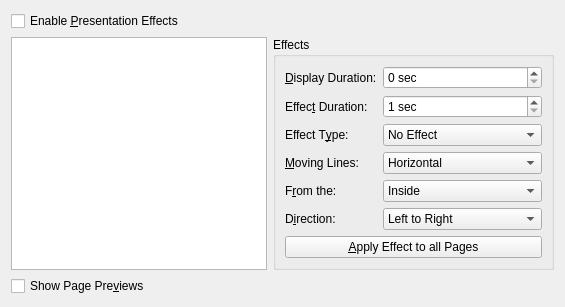
  <widget class="QWidget" name="tabPresentation">
   <attribute name="title">
    <string>E&amp;xtras</string>
   </attribute>
   <layout class="QGridLayout" name="gridLayout_4">
    <item row="0" column="0">
     <widget class="QCheckBox" name="CheckBox10">
      <property name="text">
       <string>Enable &amp;Presentation Effects</string>
      </property>
     </widget>
    </item>
    <item row="1" column="0">
     <widget class="QListWidget" name="Pages"/>
    </item>
    <item row="2" column="0">
     <widget class="QCheckBox" name="PagePrev">
      <property name="text">
       <string>Show Page Pre&amp;views</string>
      </property>
     </widget>
    </item>
    <item row="1" column="1">
     <widget class="QGroupBox" name="Effects">
      <property name="title">
       <string>Effects</string>
      </property>
      <layout class="QGridLayout" name="effectsLayout">
       <item row="5" column="1">
        <widget class="QComboBox" name="EDirection_2_2">
         <property name="editable">
          <bool>false</bool>
         </property>
         <item>
          <property name="text">
           <string>Left to Right</string>
          </property>
         </item>
         <item>
          <property name="text">
           <string>Top to Bottom</string>
          </property>
         </item>
         <item>
          <property name="text">
           <string>Bottom to Top</string>
          </property>
         </item>
         <item>
          <property name="text">
           <string>Right to Left</string>
          </property>
         </item>
         <item>
          <property name="text">
           <string>Top-left to Bottom-Right</string>
          </property>
         </item>
        </widget>
       </item>
       <item row="5" column="0">
        <widget class="QLabel" name="label_15">
         <property name="text">
          <string>D&amp;irection:</string>
         </property>
         <property name="buddy">
          <cstring>EDirection_2_2</cstring>
         </property>
        </widget>
       </item>
       <item row="3" column="0">
        <widget class="QLabel" name="label_13">
         <property name="text">
          <string>&amp;Moving Lines:</string>
         </property>
         <property name="buddy">
          <cstring>EDirection</cstring>
         </property>
        </widget>
       </item>
       <item row="3" column="1">
        <widget class="QComboBox" name="EDirection">
         <property name="editable">
          <bool>false</bool>
         </property>
         <item>
          <property name="text">
           <string>Horizontal</string>
          </property>
         </item>
         <item>
          <property name="text">
           <string>Vertical</string>
          </property>
         </item>
        </widget>
       </item>
       <item row="2" column="1">
        <widget class="QComboBox" name="EffectType">
         <property name="editable">
          <bool>false</bool>
         </property>
         <item>
          <property name="text">
           <string>No Effect</string>
          </property>
         </item>
         <item>
          <property name="text">
           <string>Blinds</string>
          </property>
         </item>
         <item>
          <property name="text">
           <string>Box</string>
          </property>
         </item>
         <item>
          <property name="text">
           <string>Dissolve</string>
          </property>
         </item>
         <item>
          <property name="text">
           <string>Glitter</string>
          </property>
         </item>
         <item>
          <property name="text">
           <string>Split</string>
          </property>
         </item>
         <item>
          <property name="text">
           <string>Wipe</string>
          </property>
         </item>
        </widget>
       </item>
       <item row="4" column="0">
        <widget class="QLabel" name="label_14">
         <property name="text">
          <string>F&amp;rom the:</string>
         </property>
         <property name="buddy">
          <cstring>EDirection_2</cstring>
         </property>
        </widget>
       </item>
       <item row="4" column="1">
        <widget class="QComboBox" name="EDirection_2">
         <property name="editable">
          <bool>false</bool>
         </property>
         <item>
          <property name="text">
           <string>Inside</string>
          </property>
         </item>
         <item>
          <property name="text">
           <string>Outside</string>
          </property>
         </item>
        </widget>
       </item>
       <item row="1" column="0">
        <widget class="QLabel" name="label_11">
         <property name="text">
          <string>Effec&amp;t Duration:</string>
         </property>
         <property name="buddy">
          <cstring>EffectTime</cstring>
         </property>
        </widget>
       </item>
       <item row="2" column="0">
        <widget class="QLabel" name="label_12">
         <property name="text">
          <string>Effect T&amp;ype:</string>
         </property>
         <property name="buddy">
          <cstring>EffectType</cstring>
         </property>
        </widget>
       </item>
       <item row="0" column="0">
        <widget class="QLabel" name="label_10">
         <property name="text">
          <string>&amp;Display Duration:</string>
         </property>
         <property name="buddy">
          <cstring>PageTime</cstring>
         </property>
        </widget>
       </item>
       <item row="1" column="1">
        <widget class="QSpinBox" name="EffectTime">
         <property name="suffix">
          <string> sec</string>
         </property>
         <property name="minimum">
          <number>1</number>
         </property>
         <property name="maximum">
          <number>3600</number>
         </property>
        </widget>
       </item>
       <item row="0" column="1">
        <widget class="QSpinBox" name="PageTime">
         <property name="suffix">
          <string> sec</string>
         </property>
         <property name="minimum">
          <number>0</number>
         </property>
         <property name="maximum">
          <number>3600</number>
         </property>
        </widget>
       </item>
       <item row="6" column="0" colspan="2">
        <widget class="QPushButton" name="EonAllPg">
         <property name="text">
          <string>&amp;Apply Effect to all Pages</string>
         </property>
        </widget>
       </item>
      </layout>
     </widget>
    </item>
   </layout>
  </widget>
